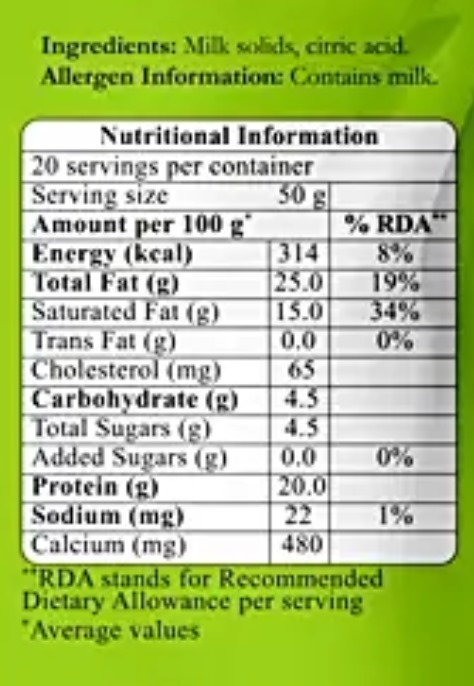
#> input picture OCR/image 3.jpg, 474 x 686 px
$ jupyter execute --allow-errors Untitled1-Copy1.ipynb
#> lines starting #> are read from the running program, lines starting #| are printed output that depends on the picture; after the words box and inside, x2 and y2 are one past the last pixel; in counts of white or black regions, pixels touching at a corner belong together
[cell 1]
import pytesseract

# Set the path to the Tesseract executable
pytesseract.pytesseract.tesseract_cmd = r'C:\\Program Files\\Tesseract-OCR\\tesseract.exe'

[cell 2]
# OCR on original image uploaded by user
import cv2 as cv
import numpy as np
from PIL import Image

import pytesseract

main_image='image 3.jpg'

# Set the path to the Tesseract executable
pytesseract.pytesseract.tesseract_cmd = r'C:\\Program Files\\Tesseract-OCR\\tesseract.exe'

def extract_text_from_image(image):
    custom_config = r'--oem 3 -l eng'
    extractedText = pytesseract.image_to_string(image,config=custom_config)
    return extractedText
input_image_path = main_image
#> (the rest of this cell did not finish here and is left out)

[cell 3]
# preprocessing of the original image uploaded by user
import cv2 as cv
from PIL import Image

def preprocess_image(image_path, output_path, threshold_methods):
#> called with image_path = 'image 3.jpg', output_path = 'best_preprocessed_image.png'
    img = cv.imread(image_path)
#> img is the input picture: shape (686, 474, 3); mean B, G, R 127.8, 193.8, 174

    if img is not None:
        gray_image = cv.cvtColor(img, cv.COLOR_BGR2GRAY)
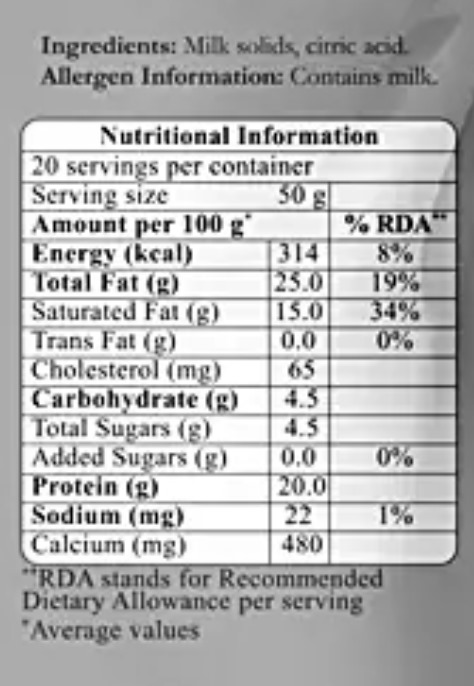
#> gray_image: shape (686, 474); min 0, max 255, mean 180.4
        blurred_image = cv.GaussianBlur(gray_image, (5, 5), 0)
        im = Image.fromarray(blurred_image)
        im.save("test-300.png", dpi=(300, 300))

        alpha = 1  # Contrast control (1.0-3.0)
        beta = 1  # Brightness control (0-100)
        adjusted = cv.convertScaleAbs(blurred_image, alpha=alpha, beta=beta)
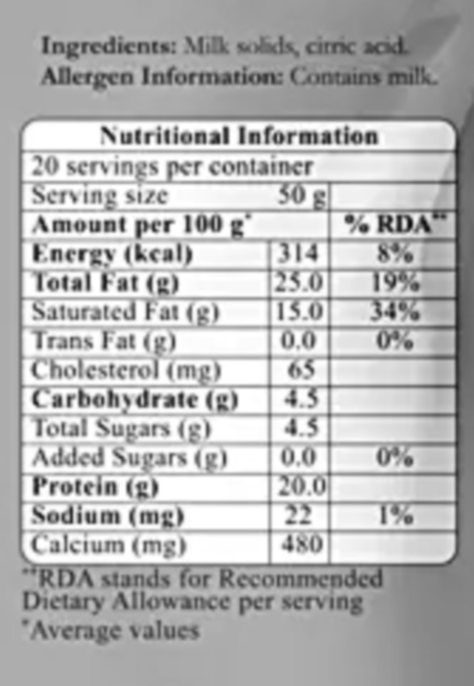
#> adjusted: shape (686, 474); min 11, max 255, mean 181.4

        best_text = ""
        best_method = ""
        best_length = 0

        for method_name, threshold_method in threshold_methods.items():
            _, im_threshold = threshold_method(adjusted)
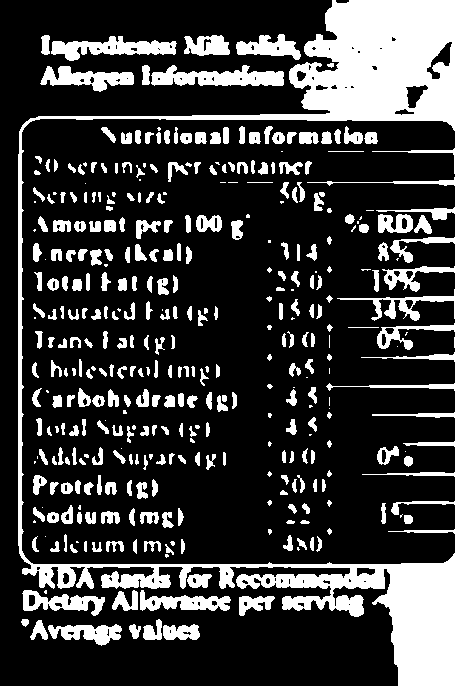
#> im_threshold: shape (686, 474); 26% white; 381 white regions (72 under 20 px), largest, box (x1, y1, x2, y2) and area: (18, 0, 474, 686) 51869, (151, 65, 284, 86) 1791, (51, 36, 177, 61) 1612

            # Save the preprocessed image as a new file
            cv.imwrite(f"{method_name}_threshold.png", im_threshold)

            # Compress the image
            compressed_image = compress_image(f"{method_name}_threshold.png", target_size=1024 * 1024)

            # Extract text from the compressed image
            extracted_text2 = extract_text_from_image(compressed_image)

            # Compare the length of the extracted text
            if len(extracted_text2) > best_length:
                best_length = len(extracted_text2)
                best_text = extracted_text2
                best_method = method_name

        # Save the best preprocessed image
        cv.imwrite(output_path, cv.imread(f"{best_method}_threshold.png"))

        return best_text, best_method

# Define the thresholding methods
threshold_methods = {
    "global": lambda img: cv.threshold(img, 150, 255, cv.THRESH_BINARY_INV),
    "otsu": lambda img: cv.threshold(img, 0, 255, cv.THRESH_BINARY + cv.THRESH_OTSU),
    "binary": lambda img: cv.threshold(img, 128, 255, cv.THRESH_BINARY),
    "binary_inv": lambda img: cv.threshold(img, 128, 255, cv.THRESH_BINARY_INV),
    "truncate": lambda img: cv.threshold(img, 128, 255, cv.THRESH_TRUNC),
    "tozero": lambda img: cv.threshold(img, 128, 255, cv.THRESH_TOZERO),
    "tozero_inv": lambda img: cv.threshold(img, 128, 255, cv.THRESH_TOZERO_INV),
}

# Provide the path to your input image and output image
input_image_path = main_image
output_image_path = 'best_preprocessed_image.png'

# Call the preprocess_image function to preprocess and save the image using the best thresholding method
#> (the rest of this cell did not finish here and is left out)

[cell 4]
# compressed the original image uploaded by user
from PIL import Image, ImageOps
import os

image_path = r"best_preprocessed_image.png"

def compress_image(input_path, target_size):
#> called with input_path = 'best_preprocessed_image.png', target_size = 1048576
    image = Image.open(input_path)
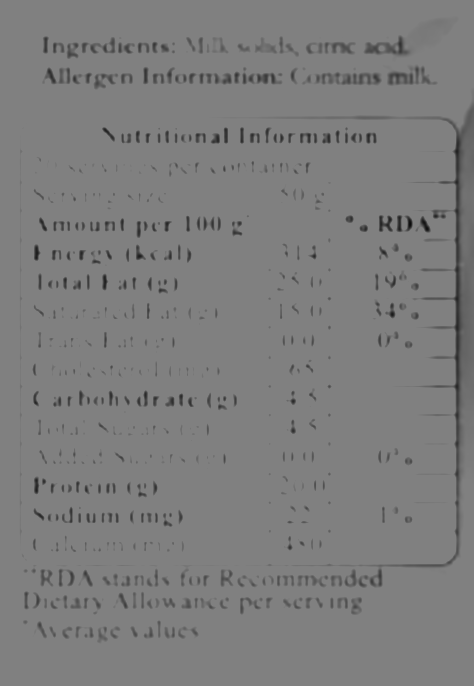
#> input picture OCR/best_preprocessed_image.png, 474 x 686 px
#> image is the input picture: PIL image 474x686 RGB; min 11, max 128, mean 124.8
    image = ImageOps.exif_transpose(image)  # Correct the image orientation

    quality = 100
    while os.path.exists(input_path) and os.path.getsize(input_path) > target_size:
        print("Compressing Image")
        print(os.path.getsize(input_path))
        # Save the image with the current quality level
        image.save(input_path, optimize=True, quality=quality)

        # Break the loop if the quality level reaches 0
        if quality <= 0:
            break
    # Optionally, you can reapply the EXIF transpose if needed
    image = ImageOps.exif_transpose(image)

    # Return the compressed image
    return image

# Define the target size you want and call the function with it
target_size = 1024 * 1024  # For example, 1 MB
compressed_image = compress_image(image_path, target_size)

# You can now use the 'compressed_image' for further processing or saving
if compressed_image is not None:
    # You can use 'compressed_image' for further processing or display
    compressed_image.show()
else:
    print(f"Error: Unable to load the image at '{image_path}'")

[cell 5]
# extract text from the image which is preprocessed out of original image uploaded by user

def extractTextFromImage(image):
    custom_config = r'--oem 3 -l eng'
    extractedText = pytesseract.image_to_string(image,config=custom_config)
    return extractedText

#> (the rest of this cell did not finish here and is left out)

[cell 6]
def main():

        print(f"\nProcessing image: {image_path}")

        # Original image OCR
        original_image = cv.imread(image_path)
        original_text = extract_text_from_image(original_image)
        print("Original Image OCR Result:")
        print(original_text)

        # Preprocess and compress the image
        preprocess_image(image_path, "preprocessed_image.png", threshold_methods)
        compressed_image = compress_image("preprocessed_image.png", target_size=1024 * 1024)

        # OCR on preprocessed image
        print("\nPreprocessed Image OCR Result:")
        print(extracted_text2)

        # Choose the result with better OCR accuracy
        chosen_source, chosen_text = ("Original Image", original_text) if len(original_text) > len(extracted_text2) else ("Preprocessed Image", extracted_text2)
        print(f"\nChosen Source: {chosen_source}, Extracted Text: \n {chosen_text}")

if __name__ == "__main__":
    main()
#> (the call stopped at in extract_text_from_image, `extractedText = pytesseract.image_to_string(image,config=custom_config)`: pytesseract is not available in this run)
